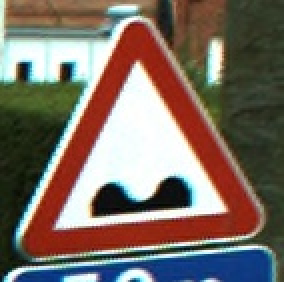
#> input picture ff.jpg, 142 x 141 px (shown 2 times larger)
$ python c2.py   (older library calls are emulated)
#> lines starting #> are read from the running program, lines starting #| are printed output that depends on the picture; after the words box and inside, x2 and y2 are one past the last pixel; in counts of white or black regions, pixels touching at a corner belong together
import numpy as np
import cv2
i=0
img = cv2.imread('ff.jpg', 0) # Read in your image
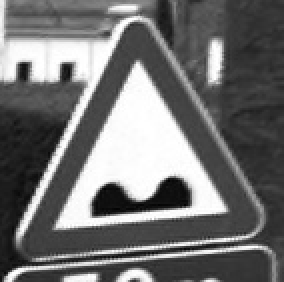
#> img: shape (141, 142) (shown 2 times larger); min 0, max 255, mean 113.4
et,thresh = cv2.threshold(img,127,255,0)
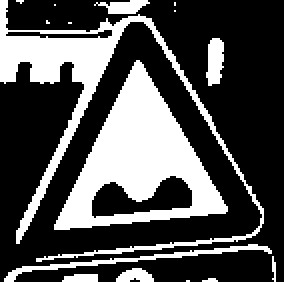
#> thresh: shape (141, 142) (shown 2 times larger); 31.3% white; 16 white regions (9 under 20 px)
im2, contours, hierarchy=cv2.findContours(thresh,cv2.RETR_TREE,cv2.CHAIN_APPROX_SIMPLE) # Your call to find the contours
#> contours = 18 contours, 9 with area under 20; largest, box (x1, y1, x2, y2) and area: (27, 30, 114, 115) 3597, (0, 0, 132, 131) 2006, (45, 87, 97, 110) 650, (2, 122, 136, 141) 190, (2, 14, 57, 20) 166
l=int(len(contours))
#> l = 18
for i in range(l):
    idx = i # The index of the contour that surrounds your object
    mask = np.zeros_like(img) # Create mask where white is what we want, black otherwise
    cv2.drawContours(mask, contours, idx, 255, -1) # Draw filled contour in mask
    out = np.zeros_like(img) # Extract out the object and place into output image
    out[mask == 255] = img[mask == 255]
    cv2.imwrite('img/'+str(idx) + '.jpg', out)
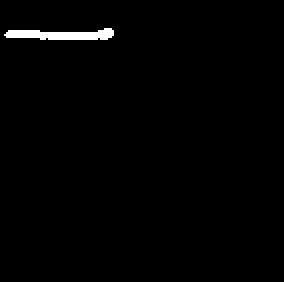
#> mask: shape (141, 142) (shown 2 times larger); 1.1% white; 1 white region, box (x1, y1, x2, y2) and area: (2, 14, 57, 20) 222
